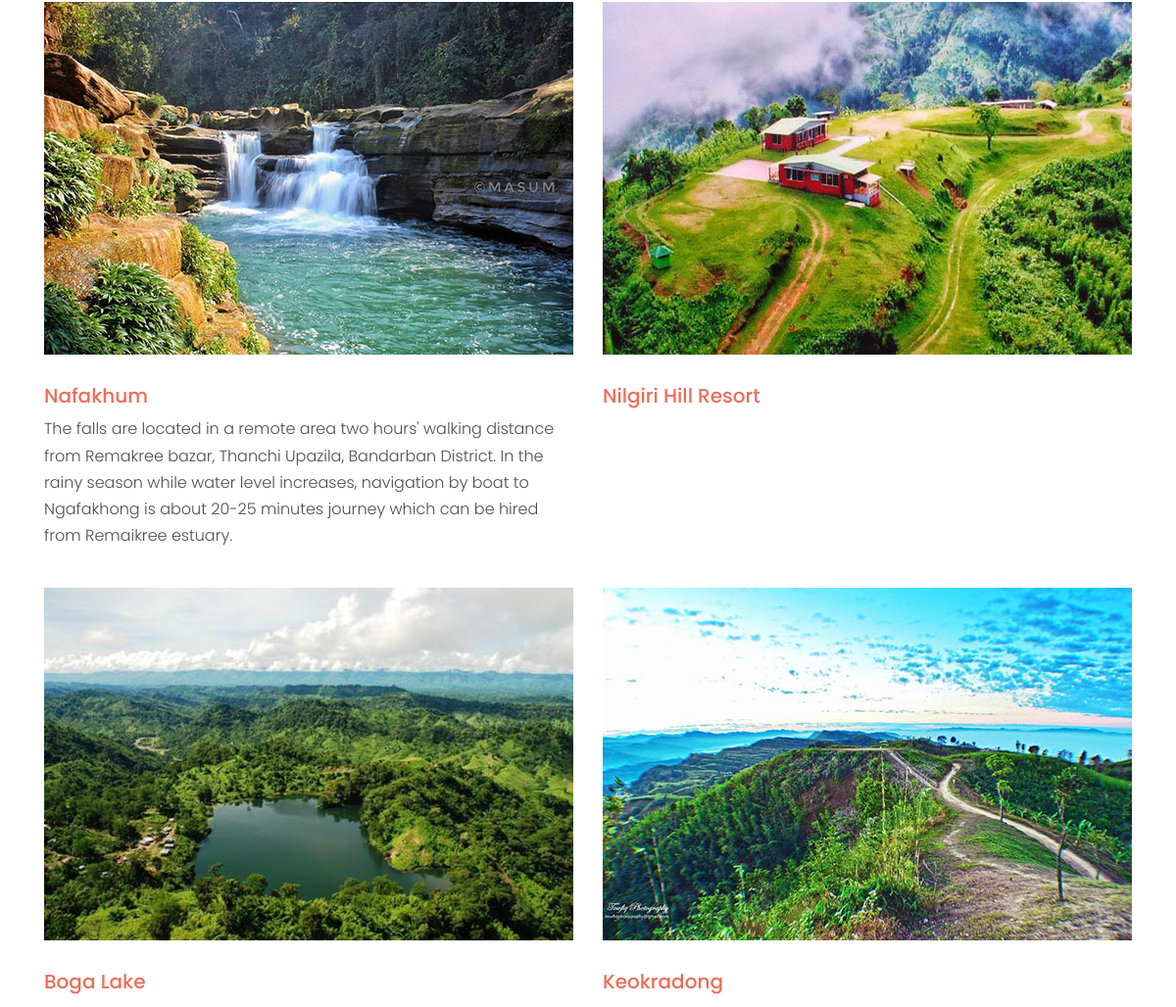
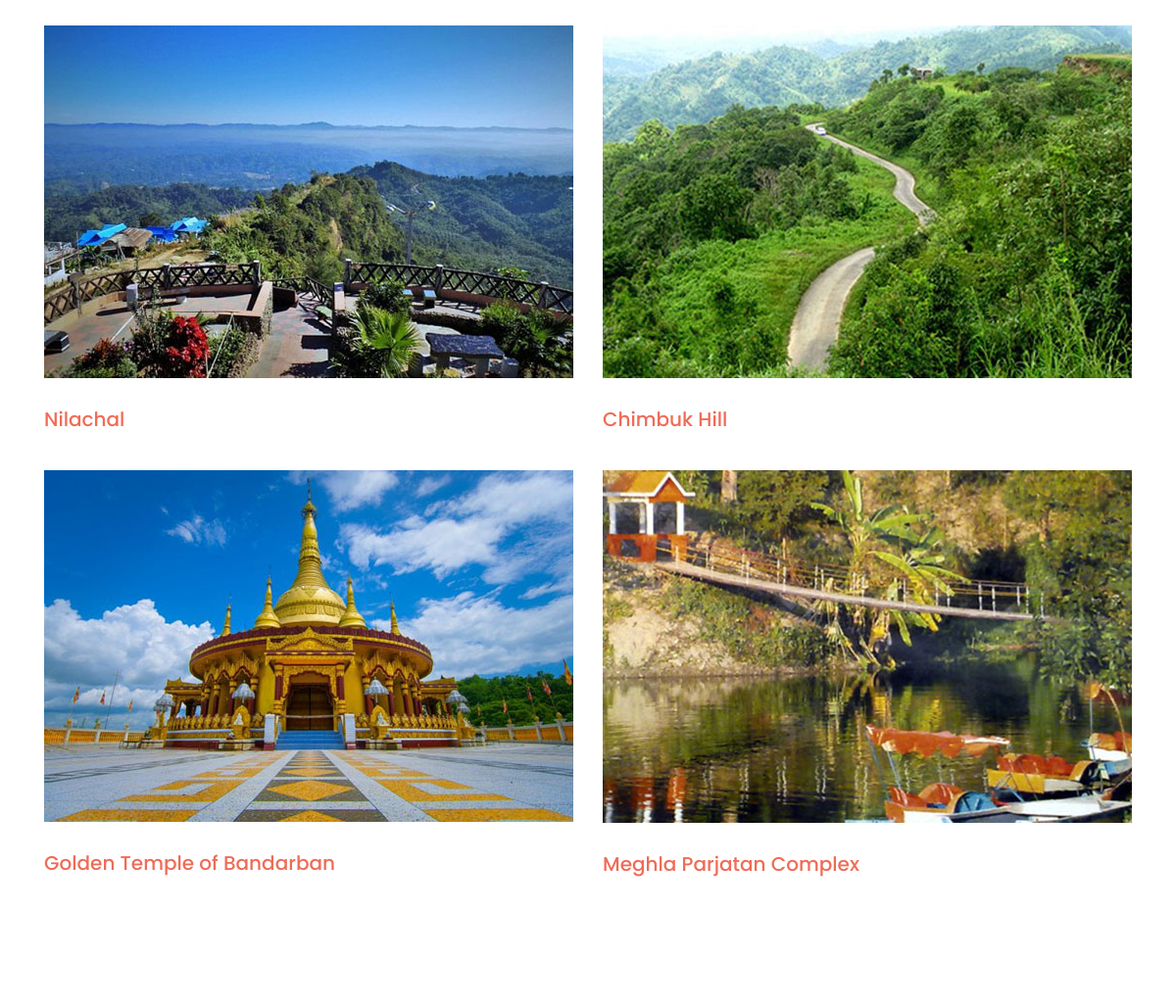
The app's page /placeList?distID=1&distName=Bandarban (middle part), older data (2 pictures, top to bottom).
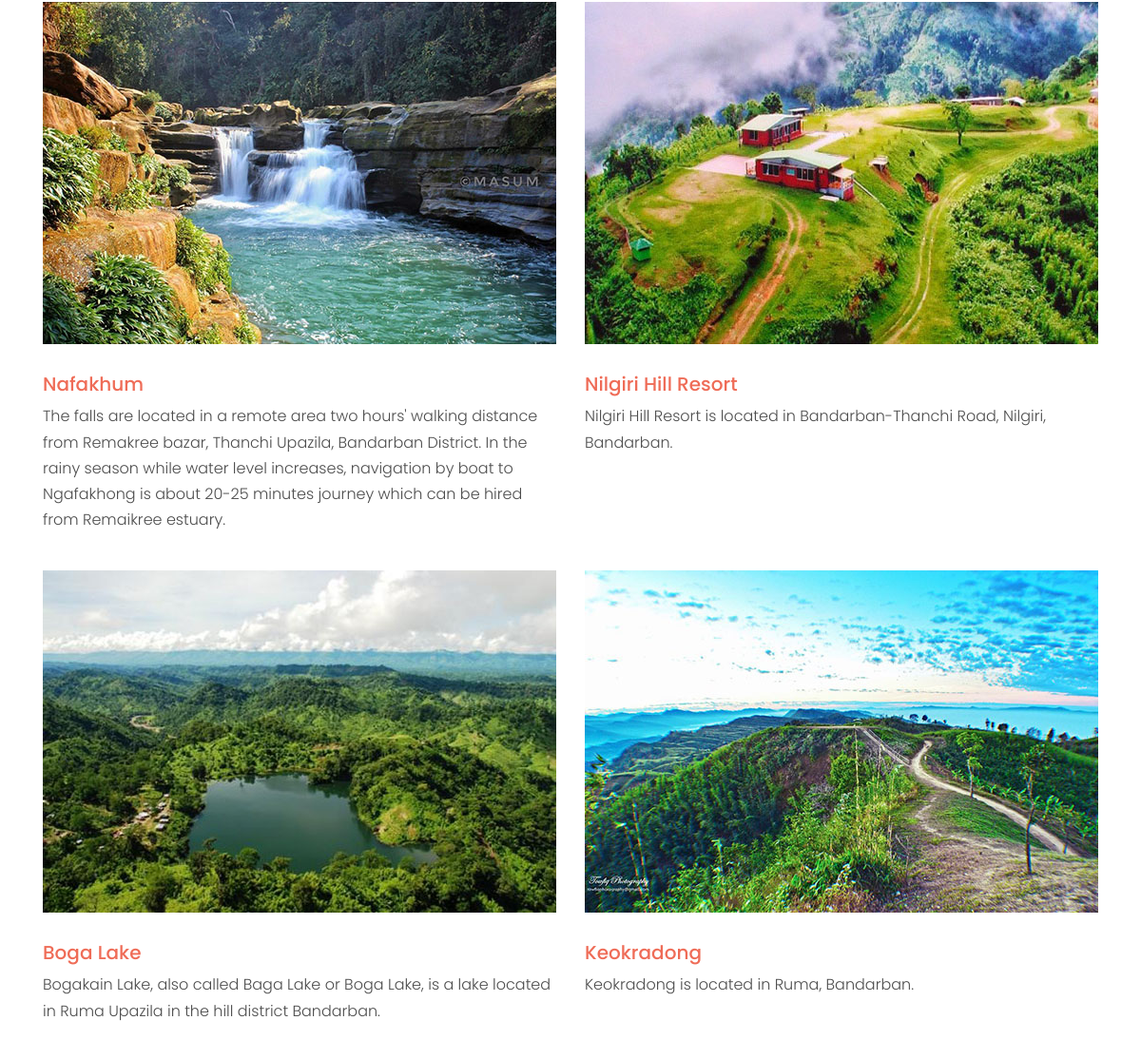
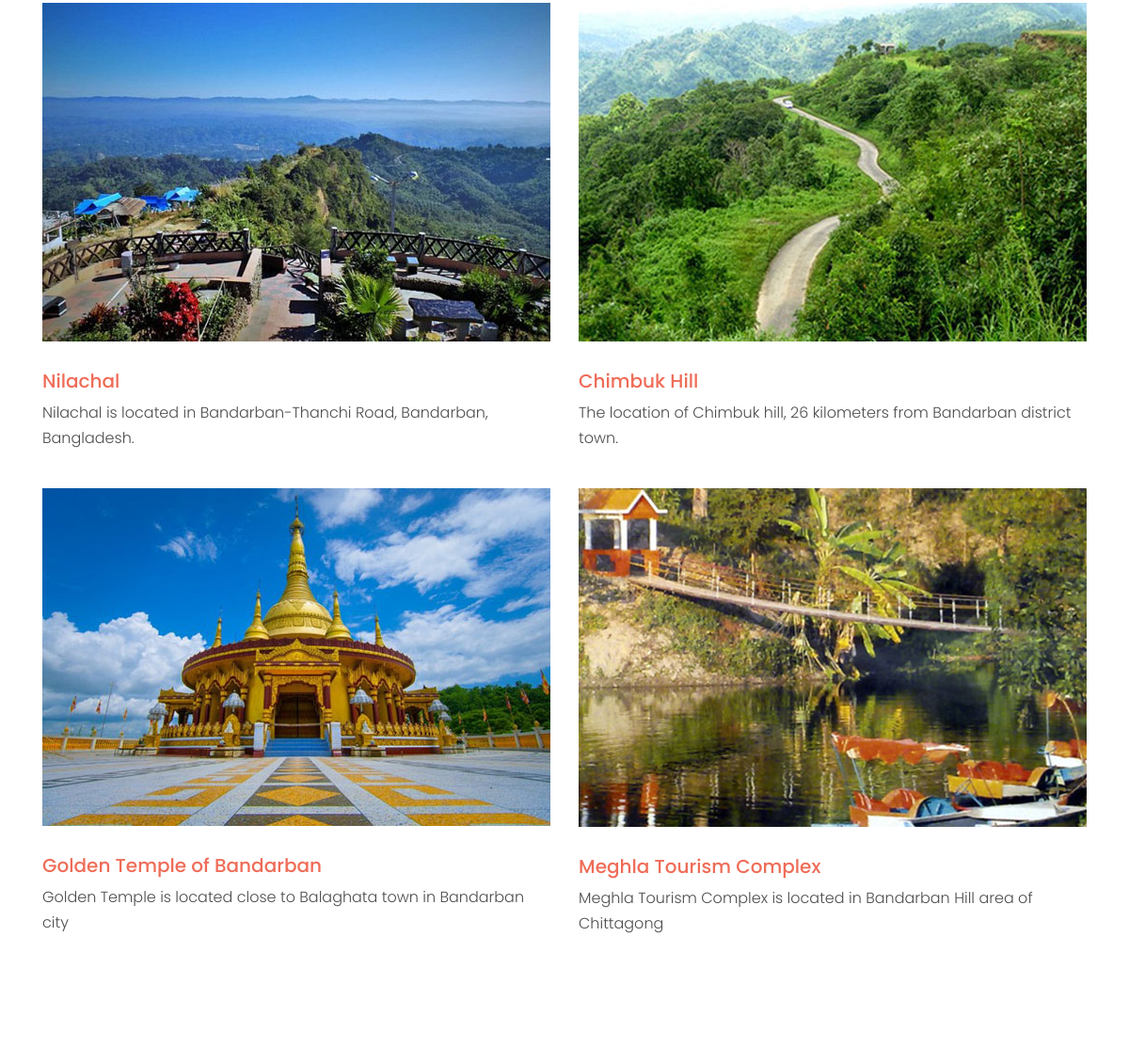
The same page, newer data (2 pictures, top to bottom).
### tables this page shows
CREATE TABLE `place` (
  `ID` int(11) NOT NULL,
  `DistrictID` int(11) NOT NULL,
  `Name` varchar(100) NOT NULL,
  `Tag` varchar(100) NOT NULL,
  `Image` varchar(100) NOT NULL,
  `Location` text NOT NULL,
  `Description` text NOT NULL
);

### placeList.php (the view, shortened to what this page needs)
<?php
    include "zzz-dbConnect.php";
    if( isset($_GET['distName']) && isset($_GET['distID']) ){
        $distID = $_GET['distID'];
    }
?>
<!DOCTYPE html>
<html lang="en">
  <head>
    <link rel="stylesheet" href="fonts/icomoon/style.css">
    <link rel="stylesheet" href="css/bootstrap.min.css">
    <link rel="stylesheet" href="css/magnific-popup.css">
    <link rel="stylesheet" href="css/jquery-ui.css">
    <link rel="stylesheet" href="css/owl.carousel.min.css">
    <link rel="stylesheet" href="css/owl.theme.default.min.css">
    <link rel="stylesheet" href="css/bootstrap-datepicker.css">
    <link rel="stylesheet" href="fonts/flaticon/font/flaticon.css">
    <link rel="stylesheet" href="https://cdn.jsdelivr.net/npm/mediaelement@4.2.7/build/mediaelementplayer.min.css">
    <link rel="stylesheet" href="css/aos.css">
    <link rel="stylesheet" href="css/style.css">
  </head>
  <body>
    <div class="site-wrap">
      <div class="site-section">
        <div class="container">
          <div class="row mb-3 align-items-stretch">
            <?php
              $sql = "SELECT * FROM place WHERE DistrictID = ". $distID;
              $result = mysqli_query($link, $sql);
              $count = mysqli_num_rows($result);
              if($count > 0){
            ?>
            <?php
                while($row = mysqli_fetch_array($result)) { ?>
                  <div class="col-md-6 col-lg-6 mb-4 mb-lg-4">
                    <div class="h-entry">
                      <a href="place?placeID=<?php echo $row['ID']?>&placeName=<?php echo $row['Name']?>"><img src="<?php echo $row['Image']?>" alt="Image" class="img-fluid"></a>
                      <h2 class="font-size-regular"><a href="place?placeID=<?php echo $row['ID']?>&placeName=<?php echo $row['Name']?>"><?php echo $row['Name']?></a></h2>
                      <p><?php echo $row['Location']?></p>
                    </div>
                  </div>
              <?php
                }
              }
              ?>
          </div>
          <div class="row">
            <div class="col-12 text-center">
            </div>
          </div>
        </div>
      </div>
    </div>
  </body>
</html>

### css/style.css (style rules this page uses)
body { line-height: 1.7; color: #4d4d4d; font-weight: 300; font-size: 1rem; }
a { -webkit-transition: .3s all ease; -o-transition: .3s all ease; transition: .3s all ease; }
h1, h2, h3, h4, h5, .h1, .h2, .h3, .h4, .h5 { font-family: "Poppins", -apple-system, BlinkMacSystemFont, "Segoe UI", Roboto, "Helvetica Neue", Arial, sans-serif, "Apple Color Emoji", "Segoe UI Emoji", "Segoe UI Symbol", "Noto Color Emoji"; }
.site-wrap:before { -webkit-transition: .3s all ease-in-out; -o-transition: .3s all ease-in-out; transition: .3s all ease-in-out; background: rgba(0, 0, 0, 0.6); content: ""; position: absolute; z-index: 2000; top: 0; left: 0; right: 0; bottom: 0; opacity: 0; visibility: hidden; }
.site-section { padding: 2.5em 0; }
@media (min-width: 768px) { .site-section { padding: 5em 0; } }
.h-entry img { margin-bottom: 30px; }
.h-entry h2 { font-size: 20px; }

Row changes from the older to the newer data that the page shows:
changed place "Nilgiri Hill Resort": Location (not shown) → "Nilgiri Hill Resort is located in Bandarban-Thanchi Road, Nilgiri, Bandarban."
changed place "Boga Lake": Location (not shown) → "Bogakain Lake, also called Baga Lake or Boga Lake, is a lake located in Ruma Upazila in the hill district Bandarban."
changed place "Keokradong": Location (not shown) → "Keokradong is located in Ruma, Bandarban."
changed place "Nilachal": Location (not shown) → "Nilachal is located in Bandarban-Thanchi Road, Bandarban, Bangladesh."
changed place "Chimbuk Hill": Location (not shown) → "The location of Chimbuk hill, 26 kilometers from Bandarban district town."
changed place "Golden Temple of Bandarban": Location (not shown) → "Golden Temple is located close to Balaghata town in Bandarban city"
changed place: Name "Meghla Parjatan Complex" → "Meghla Tourism Complex"; Location (not shown) → "Meghla Tourism Complex is located in Bandarban Hill area of Chittagong"
